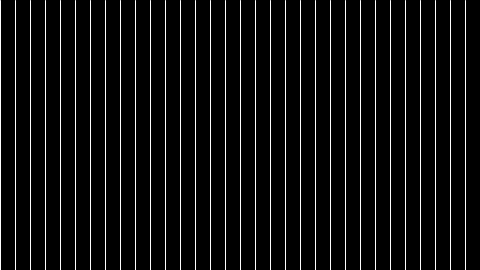
Frame 1 (no input)
Frame 60 (the mouse pressed at the canvas centre just before this capture): identical to frame 1, image omitted
Frame 120 (the mouse held since frame 60 and released just before this capture): identical to frame 1, image omitted

The Processing sketch that drew this single still picture (run headless with seeded random() and noise(); from frame 60 on, the mouse is pressed at the canvas centre):

// Processing sketch: exemplo_de_VARIAVEL_LOCAL
// ── exemplo_de_VARIAVEL_LOCAL.pde
void setup(){
  size(480,270);
}

void draw(){
 background(0);
 int x = 0;
 //x está disponível apenas a partir de agora no código, se uma variável é declarada
 //dentro de um draw(), ela estará disponível apenas dentro do draw(), e abaixo
 //do momento onde ela foi declarada, nunca acima.
 while(x < width) {
  stroke(255);
  line(x, 0, x, height);
  x += 15;
 }
}

void mousePressed(){
 //x não está disponível neste void, pois ele foi declarado no draw()
 println("the mouse was pressed!");
}
